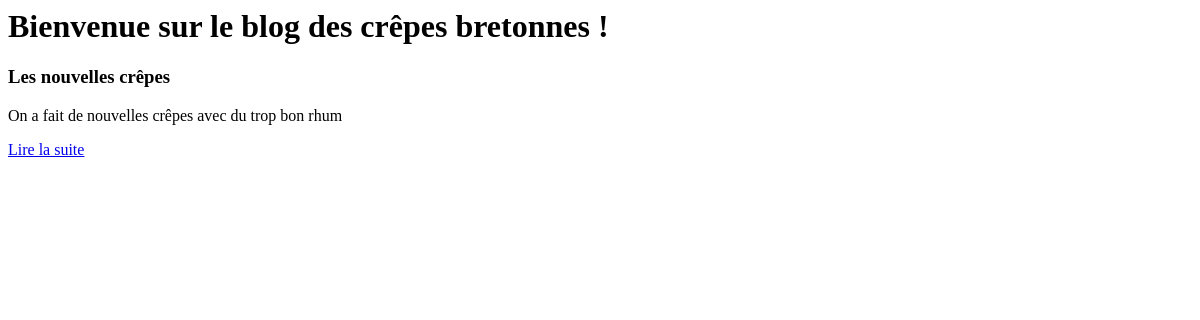
/blog/, run on an earlier commit of the app's database.
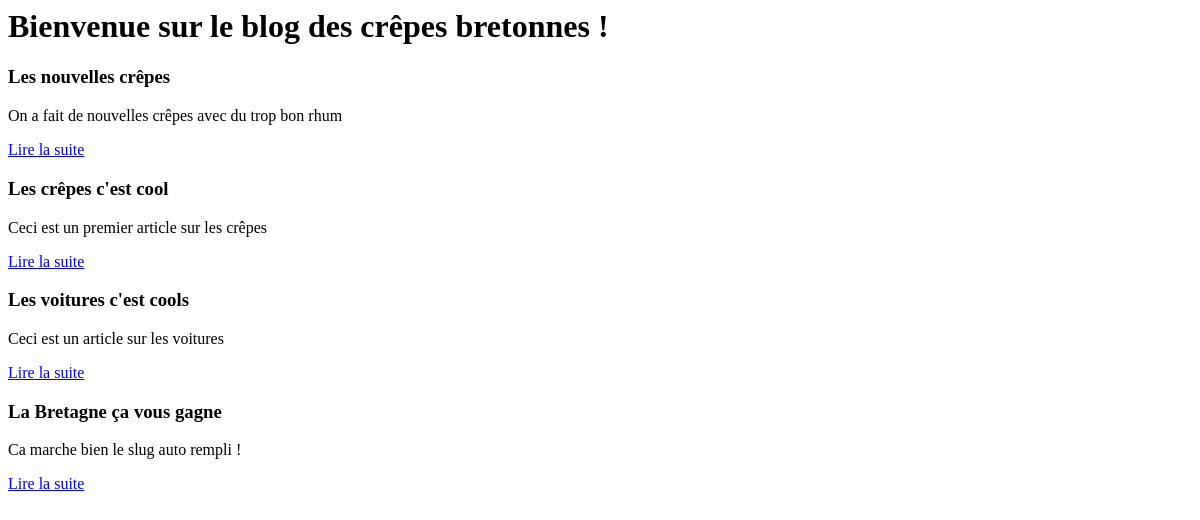
And on a later commit of the database.
### blog/models.py (models this page shows, shortened)
class Article(models.Model):
    titre = models.CharField(max_length=100)
    slug = models.SlugField(max_length=100, default="")
    auteur = models.CharField(max_length=42)
    contenu = models.TextField(null=True)
    date = models.DateTimeField(default=timezone.now,
                                verbose_name="Date de parution")
    categorie = models.ForeignKey('Categorie', on_delete=models.CASCADE)
    class Meta:
        ordering = ['date']

### blog/views.py (the view)
# urls.py: path('', views.accueil, name='accueil'),
def accueil(request):
    articles = Article.objects.all()  # Nous sélectionnons tous nos articles
    return render(request, 'blog/accueil.html', {'derniers_articles': articles})

### blog/templates/blog/accueil.html
<h1>Bienvenue sur le blog des crêpes bretonnes !</h1>
{% for article in derniers_articles %}
    <div class="article">
    	<h3>{{ article.titre }}</h3>
    	<p>{{ article.contenu|truncatewords_html:80 }}</p>
        <p><a href="{% url 'lire' article.id %}">Lire la suite</a></p>
    </div>
{% empty %}
    <p>Aucun article.</p>
{% endfor %}

What changed in the data, as far as the page shows it:
added Article: titre "Les crêpes c'est cool", contenu "Ceci est un premier article sur les crêpes"
added Article: titre "Les voitures c'est cools", contenu "Ceci est un article sur les voitures"
added Article: titre "La Bretagne ça vous gagne", contenu "Ca marche bien le slug auto rempli !"
